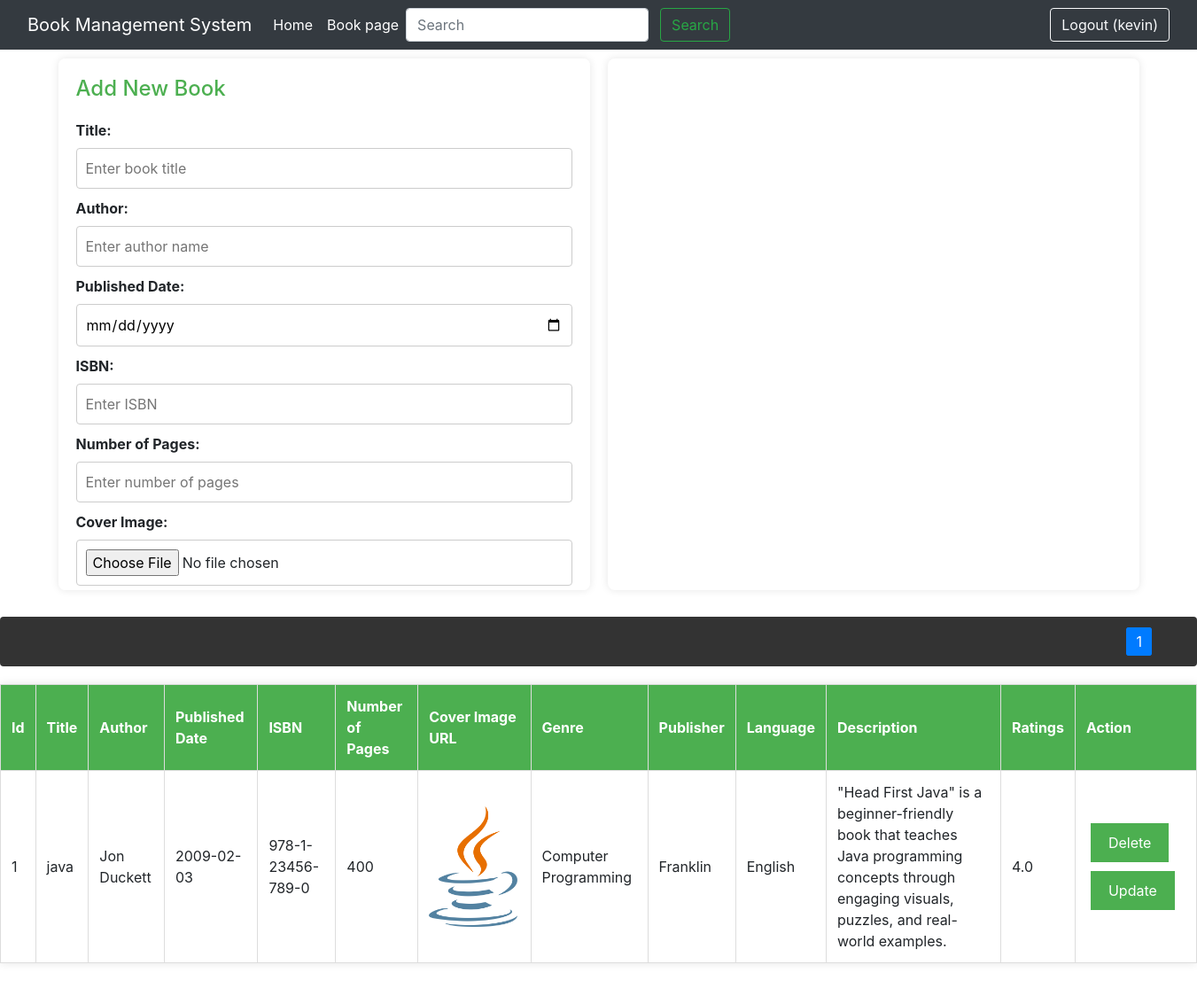
Page / (signed in) on the earlier database version.
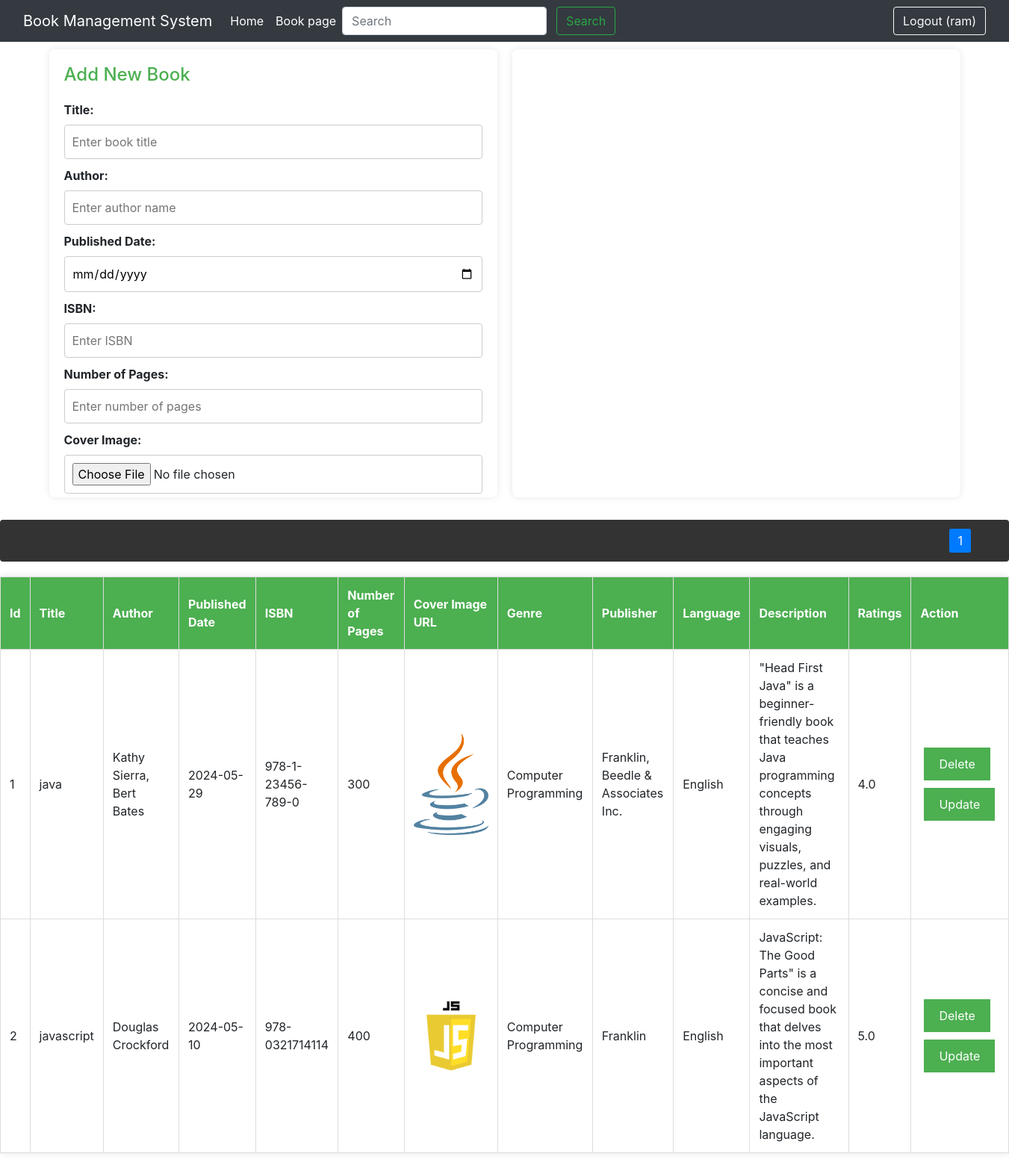
Same page on the later database version.
### main.py (models this page shows, shortened)
class User(db.Model, UserMixin):
    __tablename__ = "user"  # <-- Update the table name to 'user'
    id = db.Column(db.Integer, primary_key=True)
    email = db.Column(db.String(120), unique=True, nullable=False)
    password = db.Column(db.String(120), nullable=False)
    name = db.Column(db.String(120), nullable=False)
    reviews = relationship("Review", back_populates="user")
    books = relationship("Book", back_populates="user")

class Book(db.Model):
    __tablename__ = "books"
    id = db.Column(db.Integer, primary_key=True, autoincrement=True)
    title = db.Column(db.String, index=True)
    author = db.Column(db.String, index=True)
    published_date = db.Column(db.Date)
    isbn = db.Column(db.String, index=True)
    num_pages = db.Column(db.Integer)
    cover_image_url = db.Column(db.String, nullable=True)
    genre = db.Column(db.String)
    publisher = db.Column(db.String)
    language = db.Column(db.String)
    description = db.Column(db.String)
    ratings = db.Column(db.Float)
    user_id = db.Column(db.Integer, ForeignKey('user.id'))  # Define user_id column and establish a ForeignKey relationship
    reviews = relationship("Review", back_populates="book")
    user = relationship("User", back_populates="books")

### main.py (the view)
@app.route('/')
def index():
    if 'user_id' in session:  # Check if user is logged in
        user_id = session['user_id']
        message = request.args.get('message')
        page, per_page, offset = get_page_args(page_parameter='page', per_page_parameter='per_page')
        books = db.session.query(Book).filter(Book.user_id == user_id).offset(offset).limit(per_page).all()
        pagination = Pagination(page=page, total=len(books), record_name='books', per_page=per_page, css_framework='bootstrap4')
        return render_template('index.html', books=books, book=None, message=message, pagination=pagination)
    else:
        return redirect(url_for('login_page'))  # Redirect to login page if user is not logged in

### main.py (called while the page is built)
@login_manager.user_loader
def loader_user(user_id):
    return db.session.query(User).get(user_id)

### templates/index.html (shortened to what this page needs)
<!DOCTYPE html>
<html>
<head>
     <link rel="stylesheet" href="https://stackpath.bootstrapcdn.com/bootstrap/4.5.0/css/bootstrap.min.css">
</head>
<body>
    <nav class="navbar navbar-expand-lg navbar-dark bg-dark">
        <div class="container-fluid">
            <a class="navbar-brand" href="#">Book Management System</a>
            <div class="collapse navbar-collapse" id="navbarSupportedContent">
                <ul class="navbar-nav me-auto mb-2 mb-lg-0">
                    <li class="nav-item">
                        <a class="nav-link active" aria-current="page" href="/">Home</a>
                    </li>
                    <li class="nav-item">
                        <a class="nav-link active" aria-current="page" href="/books">Book page</a>
                    </li>
                </ul>
                <form class="form-inline my-2 my-lg-0" id="searchForm">
                    <input class="form-control mr-sm-2" type="search" id="searchInput" placeholder="Search"
                        aria-label="Search">
                    <button class="btn btn-outline-success my-2 my-sm-0" type="submit">Search</button>
                </form>
                <ul class="navbar-nav ml-auto">
                    {% if current_user.is_authenticated %}
                    <li class="nav-item">
                        <a class="btn btn-outline-light" href="/logout">
                             Logout ({{ current_user.name }})
                        </a>
                    </li>
                    {% endif %}
                </ul>
            </div>
        </div>
    </nav>
    <div id="formContainer">
        <div class="form-container">
            <h2 class="section-heading">Add New Book</h2>
            <form method="POST" action="/add_book" enctype="multipart/form-data">
                <label for="title">Title:</label>
                <input type="text" id="title" name="title" placeholder="Enter book title" required>
                <label for="author">Author:</label>
                <input type="text" id="author" name="author" placeholder="Enter author name" required>
                <label for="published_date">Published Date:</label>
                <input type="date" id="published_date" name="published_date" required>
                <label for="isbn">ISBN:</label>
                <input type="text" id="isbn" name="isbn" placeholder="Enter ISBN" required>
                <label for="num_pages">Number of Pages:</label>
                <input type="number" id="num_pages" name="num_pages" placeholder="Enter number of pages" required>
                <label for="cover_image">Cover Image:</label>
                <input type="file" id="cover_image" name="cover_image" placeholder="Enter cover image URL" required>
            </form>
        </div>
        <div class="form-container">
        </div>
    </div>
    <div class="pagination">
        <ol id="numbers" class="pagination-list"></ol>
    </div>
    <table id="outputTable">
        <tr>
            <thead>
            <th>Id</th>
            <th>Title</th>
            <th>Author</th>
            <th>Published Date</th>
            <th>ISBN</th>
            <th>Number of Pages</th>
            <th>Cover Image URL</th>
            <th>Genre</th>
            <th>Publisher</th>
            <th>Language</th>
            <th>Description</th>
            <th>Ratings</th>
            <th>Action</th>
        </tr>
    <tbody>
        {% for book in books %}
        <tr data-id="{{ book.id }}">
            <td>{{ book.id }}</td>
            <td>{{ book.title }}</td>
            <td>{{ book.author }}</td>
            <td>{{ book.published_date }}</td>
            <td>{{ book.isbn }}</td>
            <td>{{ book.num_pages }}</td>
            <td>
                {% if book.cover_image_url %}
                    <img src="{{ url_for('uploaded_file', filename=book.cover_image_url.split('/')[-1]) }}" width="100">
                {% endif %}
            </td>
            <td>{{ book.genre }}</td>
            <td>{{ book.publisher }}</td>
            <td>{{ book.language }}</td>
            <td>{{ book.description }}</td>
            <td>{{ book.ratings }}</td>
            <td>
                <button onclick="deleteBook('{{ book.id }}')">Delete</button>
                <button onclick="fillUpdateForm('{{ book.id }}')">Update</button>
            </td>
        </tr>
        {% endfor %}
    </tbody>
    </table>
</body>
</html>

### templates/index.html (style rules this page uses)
body { margin: 4rem; font-family: Arial, sans-serif; background-color: #f9f9f9; }
#formContainer { display: flex; justify-content: center; margin-bottom: 20px; }
.form-container { background-color: #fff; padding: 20px; border-radius: 8px; box-shadow: 0 0 10px rgba(0, 0, 0, 0.1); width: 50%; max-width: 600px; margin: 10px; max-height: 600px; overflow-y: auto; }
label { display: block; margin-top: 10px; font-weight: bold; }
input, textarea { width: 100%; padding: 10px; margin-top: 5px; border: 1px solid #ccc; border-radius: 4px; }
button { margin-top: 10px; padding: 10px 20px; background-color: #4CAF50; color: #fff; border: none; border-radius: 4px; cursor: pointer; font-size: 16px; }
table { border-collapse: collapse; margin: 20px 0; width: 100%; background-color: #fff; box-shadow: 0 0 10px rgba(0, 0, 0, 0.1); }
th, td { border: 1px solid #ddd; padding: 12px; text-align: left; }
th { background-color: #4CAF50; color: #fff; }
.section-heading { color: #4CAF50; font-size: 24px; margin-bottom: 10px; }
[type=submit]:not(:disabled), button:not(:disabled) { cursor: pointer; margin: 5px; }
.pagination { background: #333; padding: 1rem; margin-top: 20px; text-align: center; display: flex; justify-content: flex-end; }
.pagination-list { padding: 0; margin: 0 2rem; list-style-type: none; display: flex; }

Differences in the rows shown:
changed User: name "kevin" → "ram"
changed Book "java": author "Jon Duckett" → "Kathy Sierra, Bert Bates"; published_date "2009-02-03" → "2024-05-29"; num_pages "400" → "300"; publisher "Franklin" → "Franklin, Beedle & Associates Inc."
added Book: id "2", title "javascript", author "Douglas Crockford", published_date "2024-05-10", isbn "978-0321714114", num_pages "400", cover_image_url (picture), genre "Computer Programming", publisher "Franklin", language "English", description "JavaScript: The Good Parts\" is a concise and focused book that delves into the most important aspects of the JavaScript language.", ratings "5.0"
